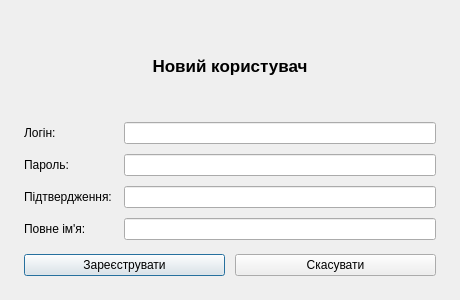
<?xml version="1.0" encoding="UTF-8"?>
<ui version="4.0">
 <class>RegisterDialog</class>
 <widget class="QDialog" name="RegisterDialog">
  <property name="geometry">
   <rect>
    <x>0</x>
    <y>0</y>
    <width>460</width>
    <height>300</height>
   </rect>
  </property>
  <property name="windowTitle">
   <string>Реєстрація</string>
  </property>
  <layout class="QVBoxLayout" name="verticalLayout">
   <property name="spacing">
    <number>14</number>
   </property>
   <property name="leftMargin">
    <number>24</number>
   </property>
   <property name="topMargin">
    <number>24</number>
   </property>
   <property name="rightMargin">
    <number>24</number>
   </property>
   <property name="bottomMargin">
    <number>24</number>
   </property>
   <item>
    <widget class="QLabel" name="titleLabel">
     <property name="font">
      <font>
       <pointsize>13</pointsize>
       <bold>true</bold>
      </font>
     </property>
     <property name="text">
      <string>Новий користувач</string>
     </property>
     <property name="alignment">
      <set>Qt::AlignmentFlag::AlignCenter</set>
     </property>
    </widget>
   </item>
   <item>
    <layout class="QGridLayout" name="gridLayout">
     <property name="horizontalSpacing">
      <number>12</number>
     </property>
     <property name="verticalSpacing">
      <number>10</number>
     </property>
     <item row="0" column="0">
      <widget class="QLabel" name="loginLabel">
       <property name="text">
        <string>Логін:</string>
       </property>
      </widget>
     </item>
     <item row="0" column="1">
      <widget class="QLineEdit" name="loginEdit"/>
     </item>
     <item row="1" column="0">
      <widget class="QLabel" name="passwordLabel">
       <property name="text">
        <string>Пароль:</string>
       </property>
      </widget>
     </item>
     <item row="1" column="1">
      <widget class="QLineEdit" name="passwordEdit">
       <property name="echoMode">
        <enum>QLineEdit::EchoMode::Password</enum>
       </property>
      </widget>
     </item>
     <item row="2" column="0">
      <widget class="QLabel" name="confirmLabel">
       <property name="text">
        <string>Підтвердження:</string>
       </property>
      </widget>
     </item>
     <item row="2" column="1">
      <widget class="QLineEdit" name="confirmEdit">
       <property name="echoMode">
        <enum>QLineEdit::EchoMode::Password</enum>
       </property>
      </widget>
     </item>
     <item row="3" column="0">
      <widget class="QLabel" name="fullNameLabel">
       <property name="text">
        <string>Повне ім'я:</string>
       </property>
      </widget>
     </item>
     <item row="3" column="1">
      <widget class="QLineEdit" name="fullNameEdit"/>
     </item>
    </layout>
   </item>
   <item>
    <layout class="QHBoxLayout" name="buttonLayout">
     <property name="spacing">
      <number>10</number>
     </property>
     <item>
      <widget class="QPushButton" name="registerButton">
       <property name="text">
        <string>Зареєструвати</string>
       </property>
      </widget>
     </item>
     <item>
      <widget class="QPushButton" name="cancelButton">
       <property name="text">
        <string>Скасувати</string>
       </property>
      </widget>
     </item>
    </layout>
   </item>
  </layout>
 </widget>
 <resources/>
 <connections/>
</ui>
